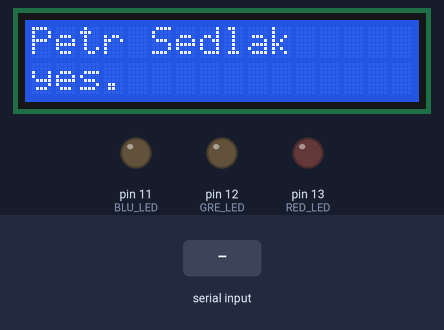
This sketch was run on a simulated Arduino Uno, built with avr-gcc and run on an emulated ATmega328P. Parts: 16×2 character LCD, output pins drawn as LEDs (lit = HIGH). The test bench sets the inputs (shaded band). What the sketch prints to the serial monitor is not drawn.

Above: at 1.3 s.
1.4 s: "1\n" received over Serial
At 2.3 s:
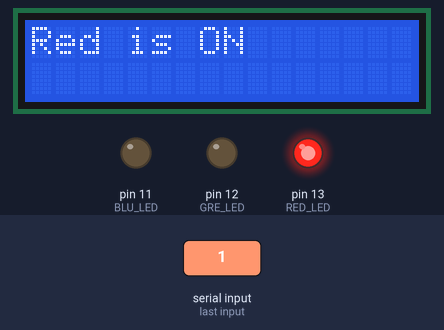
2.9 s: "3\n" received over Serial
At 3.5 s:
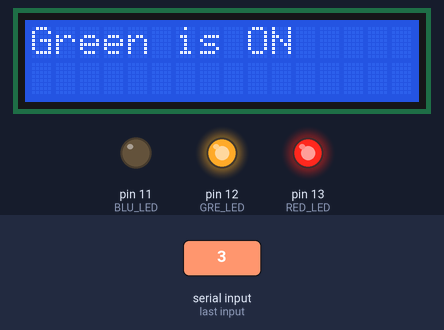
4.4 s: "2\n" received over Serial
At 5.6 s:
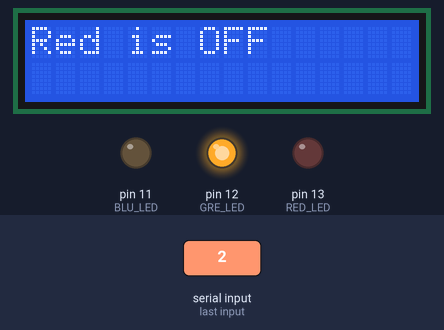
5.9 s: "5\n" received over Serial
At 7.0 s:
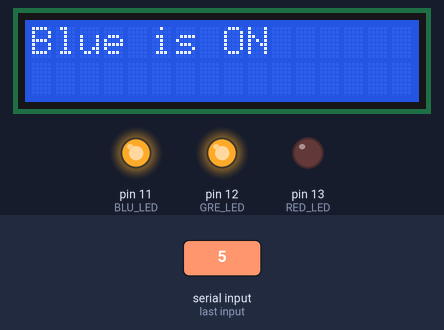
7.4 s: "4\n" received over Serial
At 8.2 s:
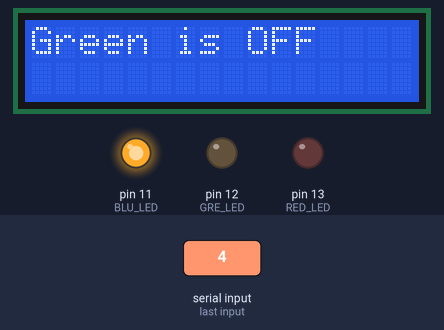
8.9 s: "1\n" received over Serial
At 9.2 s:
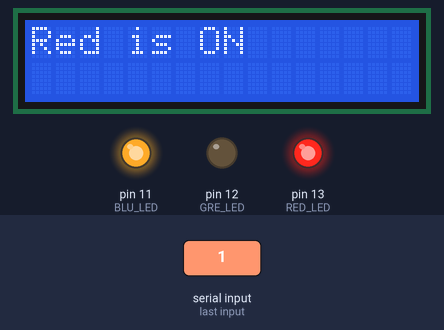
Timing chart, 0 to 11.4 s (numbered marks = the images above; inputs shaded):
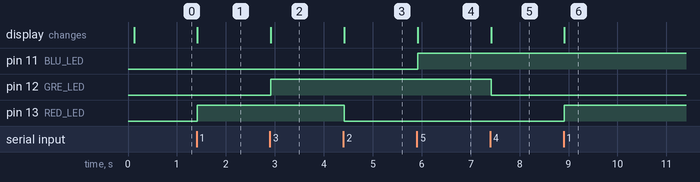

Measured:
- after the input at 1.4 s, pin 13 (RED_LED): LOW → HIGH at once; the display: changes at once (image 1)
- after the input at 2.9 s, pin 12 (GRE_LED): LOW → HIGH at once; the display: changes at once (image 2)
- after the input at 4.4 s, pin 13 (RED_LED): HIGH → LOW at once; the display: changes at once (image 3)
- after the input at 5.9 s, pin 11 (BLU_LED): LOW → HIGH at once; the display: changes at once (image 4)
- after the input at 7.4 s, pin 12 (GRE_LED): HIGH → LOW at once; the display: changes at once (image 5)
- after the input at 8.9 s, pin 13 (RED_LED): LOW → HIGH at once; the display: changes at once (image 6)

The sketch:

ledka.ino
```cpp
#include <Wire.h> // Library for I2C communication
#include <LiquidCrystal_I2C.h> // Library for LCD
LiquidCrystal_I2C lcd = LiquidCrystal_I2C(0x27, 16, 2); // Change to (0x27,20,4) for 20x4 LCD.

#define RED_LED 13
#define GRE_LED 12
#define BLU_LED 11

void setup(){

  // Initiate the LCD:
  lcd.init();
  lcd.backlight();

  pinMode(RED_LED, OUTPUT);
  pinMode(GRE_LED, OUTPUT);
  pinMode(BLU_LED, OUTPUT);

  Serial.begin(9600);
  while (!Serial);
  Serial.println("COMMANDS:");
  Serial.println("1. Red LED ON");
  Serial.println("2. Red LED OFF");
  Serial.println("3. Green LED ON");
  Serial.println("4. Green LED OFF");
  Serial.println("5. Blue LED ON");
  Serial.println("6. Blue LED OFF");

  lcd.clear();
  lcd.setCursor(0,0);
  lcd.print("Petr Sedlak");
  lcd.setCursor(0,1);
  lcd.print("yes.");
}

void loop() {

  if (Serial.available()){
  int state = Serial.parseInt();

    if (state == 1) {
      lcd.clear();
      lcd.setCursor(0,0);
      lcd.print("Red is ON");

      digitalWrite(RED_LED, HIGH);
      Serial.println("Red LED turned ON");
    }
    else if (state == 2) {
      lcd.clear();
      lcd.setCursor(0,0);
      lcd.print("Red is OFF");

      digitalWrite(RED_LED, LOW);
      Serial.println("Red LED turned OFF");

    }
    else if (state == 3) {
      lcd.clear();
      lcd.setCursor(0,0);
      lcd.print("Green is ON");

      digitalWrite(GRE_LED, HIGH);
      Serial.println("Green LED turned ON");

    }
    else if (state == 4) {
      lcd.clear();
      lcd.setCursor(0,0);
      lcd.print("Green is OFF");

      digitalWrite(GRE_LED, LOW);
      Serial.println("Green LED turned OFF");

    }
    else if (state == 5) {
      lcd.clear();
      lcd.setCursor(0,0);
      lcd.print("Blue is ON");

      digitalWrite(BLU_LED, HIGH);
      Serial.println("Blue LED turned ON");

    }
    else if (state == 6) {
      lcd.clear();
      lcd.setCursor(0,0);
      lcd.print("Blue is OFF");

      digitalWrite(BLU_LED, LOW);
      Serial.println("Blue LED turned OFF");

    }
  }
}
```
